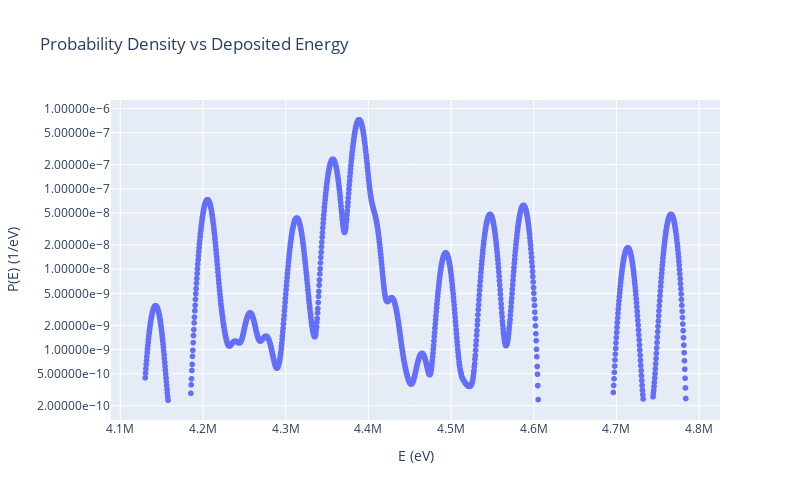

Notebook code cell kept with this figure:
### Code cell
fig = px.scatter(df_U, x='E (eV)', y='P(E) (1/eV)', title='Probability Density vs Deposited Energy', log_y=True, width=800, height=500)
fig.update_layout(xaxis_title='E (eV)', yaxis_title='P(E) (1/eV)', yaxis_tickformat='.5e', legend_title='Probability Density')
fig.show()

### Figure 1 — Plotly figure (JSON) as saved in the notebook; plotly's stock layout.template omitted (floating-point values rounded to 4 significant figures; data arrays with more than 128 entries replaced by an {"elided": "..."} marker saying what was removed)
{"data": [{"hovertemplate": "E (eV)=%{x}<br>P(E) (1/eV)=%{y}<extra></extra>", "legendgroup": "", "marker": {"color": "#636efa", "symbol": "circle"}, "mode": "markers", "name": "", "showlegend": false, "type": "scattergl", "x": {"elided": "1312 int values"}, "xaxis": "x", "y": {"elided": "1312 float values"}, "yaxis": "y"}], "layout": {"height": 500, "legend": {"title": {"text": "Probability Density"}, "tracegroupgap": 0}, "title": {"text": "Probability Density vs Deposited Energy"}, "width": 800, "xaxis": {"anchor": "y", "domain": [0, 1], "title": {"text": "E (eV)"}}, "yaxis": {"anchor": "x", "domain": [0, 1], "tickformat": ".5e", "title": {"text": "P(E) (1/eV)"}, "type": "log"}}}
